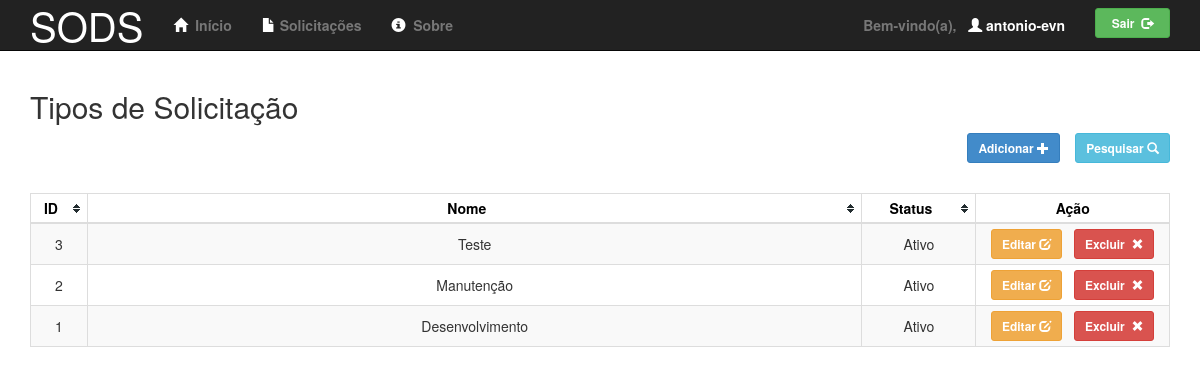
The app's page /admin/tipos_solicitacao/index.php (signed in) with its own data.
### tables this page shows
create table tipo_solicitacao (
    id int not null primary key auto_increment,
    nome varchar(80) not null unique,
    status char not null default 'A' comment 'A - Ativo ou I - Inativo',
    check (status in ('A', 'I'))
);

### app/lib/db.php (called while the page is built, shortened)
<?php
    function get_db_connection($host='10.243.1.14', $user='sods', $password='dev123') {
        $conexao = null;
        if (isset($host) && isset($user) && isset($password)) {
            $conexao = mysql_connect($host, $user, $password, true);
        }
        return $conexao;
    }
?>

### app/dao/TipoSolicitacaoDAO.php (called while the page is built, shortened)
<?php
    @require_once $_SERVER['DOCUMENT_ROOT'] . '/sods/app/lib/db.php';
    class TipoSolicitacaoDAO implements DAO {
        private $connection;
        public function __construct() {
            $this->connection = get_db_connection();
        }
        public function count($criteria=null) {
            $query = "select * from tipo_solicitacao";
            $result = mysql_query($query, $this->connection);
            $rows = mysql_num_rows($result);
            return $rows;
        }
        public function paginate($rows=10, $start=0, $criteria=null) {
            $all = array();
            $where = empty($criteria) ? "" : "where $criteria";
            $query = "select * from tipo_solicitacao $where order by id desc limit $rows offset $start";
            $result = mysql_query($query, $this->connection);
            while ($row = mysql_fetch_array($result)) {
                array_push($all, $row);
            }
            return $all;
        }
    }
?>

### app/controllers/TiposSolicitacoesController.php (the view, shortened to what this page needs)
<?php
    @require_once $_SERVER['DOCUMENT_ROOT'] . '/sods/app/dao/TipoSolicitacaoDAO.php';
    class TiposSolicitacoesController extends Controller {
        public function __construct() {
            $this->dao = new TipoSolicitacaoDAO();
        }
        public function getPage($page_number=1, $rows=10, $criteria=null) {
            return $this->dao->paginate($rows, $page_number * $rows - $rows, $criteria);
        }
        public function getGrid($page_number=1, $filter=null, $value=null) {
            $criteria = null;
            $tiposSolicitacao = $this->getPage($page_number, 10, $criteria);
            $total_records = empty($criteria) ? $this->dao->count() : $this->dao->count($criteria);
            if ($total_records > 0) {
                $html = "<table\n";
                $html .= "    id=\"tablesorter\"\n";
                $html .= "    class=\"table table-striped table-bordered table-condensed tablesorter\">\n";
                $html .= "    <thead>\n";
                $html .= "        <tr>\n";
                $html .= "            <th>ID</th>\n";
                $html .= "            <th>Nome</th>\n";
                $html .= "            <th>Status</th>\n";
                $html .= "            <th class=\"nonSortable\">Ação</th>\n";
                $html .= "        </tr>\n";
                $html .= "    </thead>\n";
                $html .= "    <tbody>\n";
                foreach ($tiposSolicitacao as $tipo) {
                    $html .= "        <tr>\n";
                    $html .= "            <td width=\"5%\">{$tipo['id']}</td>\n";
                    $html .= "            <td>{$tipo['nome']}</td>\n";
                                           if ($tipo['status'] == "A") {
                    $html .= "                <td width=\"10%\">Ativo</td>\n";
                                          }else{
                    $html .= "                <td width=\"10%\">Inativo</td>\n";
                                          }
                    $html .= "            <td colspan=\"2\" style=\"width: 17%;\">\n";
                    $html .= "                <button\n";
                    $html .= "                    class=\"btn btn-warning btn-sm\"\n";
                    $html .= "                    data-toggle=\"modal\"\n";
                    $html .= "                    data-target=\"#modal-edit\"\n";
                    $html .= "                    onclick='edit(" . json_encode($tipo) .", $page_number)'>\n";
                    $html .= "                    <strong>\n";
                    $html .= "                        Editar&nbsp;<span class=\"glyphicon glyphicon-edit\"></span>";
                    $html .= "                    </strong>\n";
                    $html .= "                </button>&nbsp;&nbsp;\n";
                    $html .= "                <button\n";
                    $html .= "                    class=\"delete-type btn btn-danger btn-sm\"\n";
                    $html .= "                    data-toggle=\"modal\"\n";
                    $html .= "                    data-target=\"#modal-del\"\n";
                    $html .= "                    onclick='del(" . json_encode($tipo) . ", $page_number,\n";
                    $html .= "                        $total_records)'>\n";
                    $html .= "                    <strong>\n";
                    $html .= "                        Excluir&nbsp;\n";
                    $html .= "                        <span class=\"glyphicon glyphicon-remove\"></span>\n";
                    $html .= "                    </strong>\n";
                    $html .= "                </button>\n";
                    $html .= "            </td>\n";
                    $html .= "        </tr>\n";
                                }
                $html .= "    </tbody>\n";
                $html .= "</table>\n";
            } else {
                $html = "<div class=\"alert alert-danger\" role=\"alert\">\n";
                $html .= "    <center><b>Nenhum registro encontrado</b></center>\n";
                $html .= "</div>\n";
            }
            return $html;
        }
    }
?>

### static/css/sods.css (style rules this page uses)
body { min-height: auto; padding-top: 70px; }
.table { margin: auto 0; }
.table th { text-align: center; font-size: 14px; }
.table td { text-align: center; font-size: 14px; }
#tablesorter th { text-align: center; vertical-align: middle; font-size: 14px; }
#tablesorter td { text-align: center; vertical-align: middle; font-size: 14px; word-wrap: break-word; word-break: break-all; }

### static/css/theme.default.css (style rules this page uses)
.tablesorter-default { width: 100%; color: #333; background-color: #fff; border-spacing: 0; margin: 10px 0 15px; text-align: left; }
.tablesorter-default th, .tablesorter-default thead td { color: #000; background-color: #fff; border-collapse: collapse; border-bottom: #ccc 2px solid; padding: 0; }
.tablesorter-default .header, .tablesorter-default .tablesorter-header { background-position: center right; background-repeat: no-repeat; cursor: pointer; white-space: normal; padding: 4px 20px 4px 4px; }
.tablesorter-default thead .sorter-false { background-image: none; cursor: default; padding: 4px; }
.tablesorter-default td { background-color: #fff; border-bottom: #ccc 1px solid; padding: 4px; vertical-align: top; }

### records on screen
tipo_solicitacao: id "3", nome "Teste", status "Ativo", value "Excluir"
tipo_solicitacao: id "2", nome "Manutenção", status "Ativo", value "Excluir"
tipo_solicitacao: id "1", nome "Desenvolvimento", status "Ativo", value "Excluir"

### other values on screen
$_SESSION['usuario']['login'] "antonio-evn"
